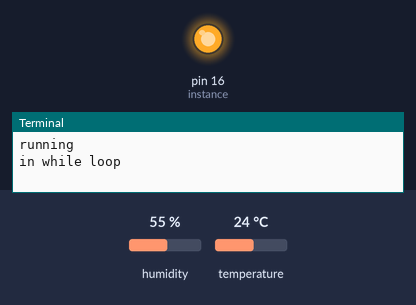
This program was run on a simulated Raspberry Pi (header pin numbers). On the bench: output pins drawn as LEDs (lit = HIGH), the last lines printed to the terminal. The test bench sets the inputs (shaded band); at power-on: humidity 55 %, temperature 24 °C. Library files of the repository ran but are not shown: dht11.py.

Above: at 0.01 s.
At 1.2 s:
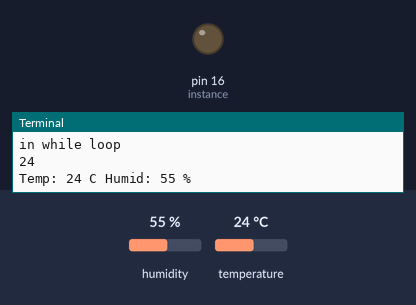
1.3 s: humidity set to 22 %
2.8 s: temperature set to 12 °C
4.3 s: humidity set to 40 %
Timing chart, 0 to 7.3 s (numbered marks = the images above; inputs shaded):
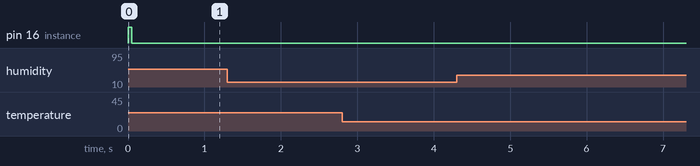

The program:

adafruit_test.py
```python
import RPi.GPIO as GPIO
import dht11
import time

# initialize GPIO
GPIO.setwarnings(False)
GPIO.setmode(GPIO.BOARD)
#GPIO.cleanup()

# read data using Pin GPIO21
instance = dht11.DHT11(pin=16)

print("running")

while True:
    print("in while loop")
    result = instance.read()
    print(result.temperature)
    if result.is_valid():
        print("Temp: %d C" % result.temperature +' '+"Humid: %d %%" % result.humidity)

    time.sleep(1)
```
